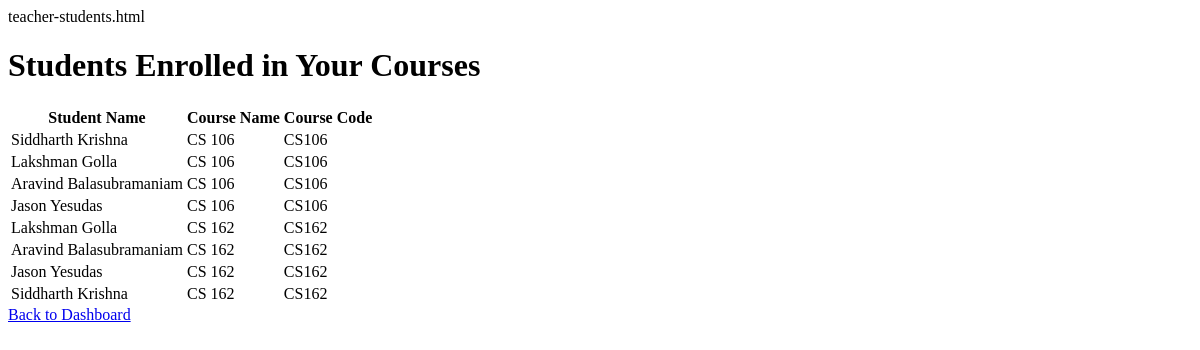
The page /teacher/students (signed in) on the database as committed earlier.
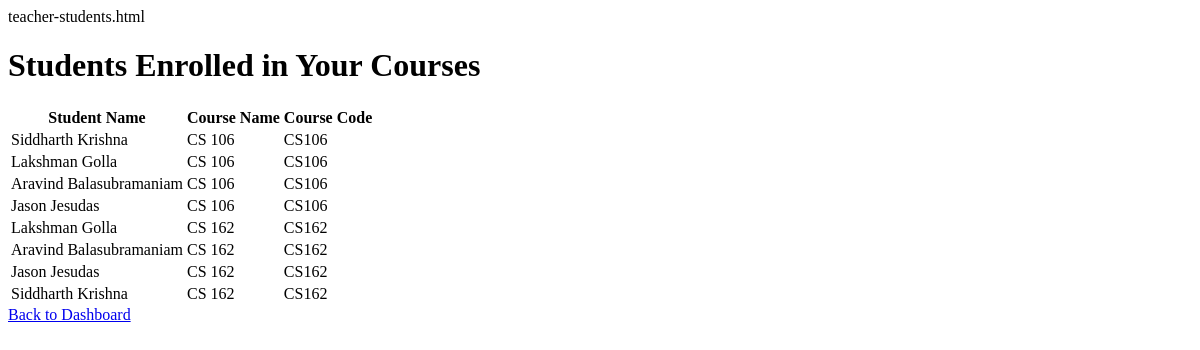
The same page on the database as committed later.
### app.py (models this page shows, shortened)
class User(UserMixin, db.Model):
    id = db.Column(db.Integer, primary_key=True)
    username = db.Column(db.String(150))
    password = db.Column(db.String(150))
    role = db.Column(db.String(50))

class Course(db.Model):
    id = db.Column(db.Integer, primary_key=True)
    course_code = db.Column(db.String(10))
    course_name = db.Column(db.String(100))
    capacity = db.Column(db.Integer)
    teacher_id = db.Column(db.Integer, db.ForeignKey('user.id'))
    teacher = db.relationship('User', backref='teaching_courses', foreign_keys=[teacher_id])
    time = db.Column(db.String(50))
    enrolled_count = db.Column(db.Integer, default=0)

### app.py (the view)
@app.route('/teacher/students')
@login_required
def teacher_students():
    if current_user.role != 'teacher':
        flash("Access denied: Only teachers can view this page.", "danger")
        return redirect(url_for('login'))
    courses = Course.query.filter_by(teacher_id=current_user.id).all()
    students = []
    for course in courses:
        enrollments = Enrollment.query.filter_by(course_id=course.id).all()
        for enrollment in enrollments:
            student = User.query.get(enrollment.user_id)
            if student and student.role == 'student':
                students.append((student, course))
    return render_template('teacher_students.html', students=students)

### app.py (called while the page is built)
@login_manager.user_loader
def load_user(user_id):
    return User.query.get(int(user_id))

### templates/teacher_students.html (shortened to what this page needs)
<!DOCTYPE html>
<html lang="en">
<head>
</head>
<body>
    <h1>Students Enrolled in Your Courses</h1>
    {% if students %}
        <table>
            <thead>
                <tr>
                    <th>Student Name</th>
                    <th>Course Name</th>
                    <th>Course Code</th>
                </tr>
            </thead>
            <tbody>
                {% for student, course in students %}
                <tr>
                    <td>{{ student.username }}</td>
                    <td>{{ course.course_name }}</td>
                    <td>{{ course.course_code }}</td>
                </tr>
                {% endfor %}
            </tbody>
        </table>
    {% else %}
        <p>No students are currently enrolled in your courses.</p>
    {% endif %}
    <a href="{{ url_for('teacher_dashboard') }}">Back to Dashboard</a>
</body>
</html>

Rows that differ between the two databases and show on the page:
changed User: username "Jason Yesudas" → "Jason Jesudas"
